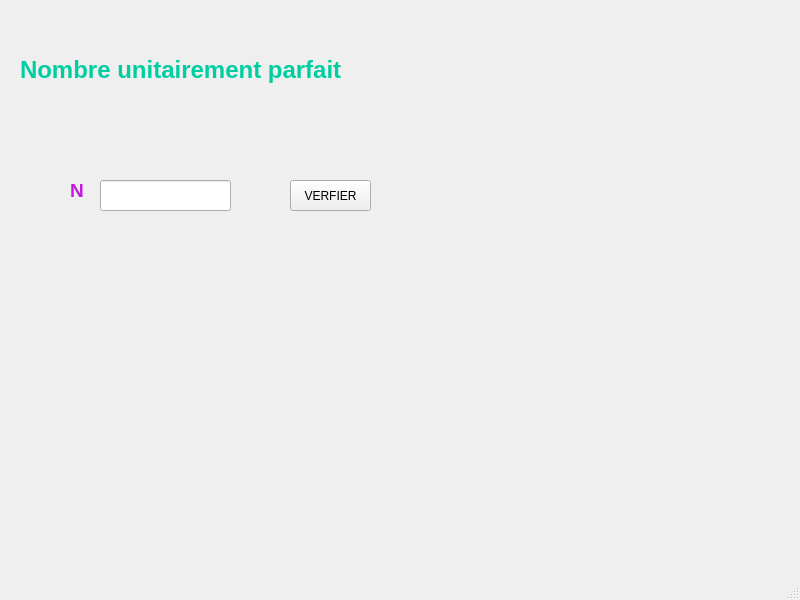
<?xml version="1.0" encoding="UTF-8"?>
<ui version="4.0">
 <class>MainWindow</class>
 <widget class="QMainWindow" name="MainWindow">
  <property name="geometry">
   <rect>
    <x>0</x>
    <y>0</y>
    <width>800</width>
    <height>600</height>
   </rect>
  </property>
  <property name="windowTitle">
   <string>MainWindow</string>
  </property>
  <widget class="QWidget" name="centralwidget">
   <widget class="QLabel" name="label">
    <property name="geometry">
     <rect>
      <x>20</x>
      <y>40</y>
      <width>371</width>
      <height>61</height>
     </rect>
    </property>
    <property name="text">
     <string>&lt;html&gt;&lt;head/&gt;&lt;body&gt;&lt;p&gt;&lt;span style=&quot; font-size:18pt; font-weight:600; color:#00cea1;&quot;&gt;Nombre unitairement parfait&lt;/span&gt;&lt;/p&gt;&lt;/body&gt;&lt;/html&gt;</string>
    </property>
   </widget>
   <widget class="QLabel" name="label_2">
    <property name="geometry">
     <rect>
      <x>70</x>
      <y>170</y>
      <width>21</width>
      <height>41</height>
     </rect>
    </property>
    <property name="text">
     <string>&lt;html&gt;&lt;head/&gt;&lt;body&gt;&lt;p&gt;&lt;span style=&quot; font-size:14pt; font-weight:600; color:#c017de;&quot;&gt;N&lt;/span&gt;&lt;/p&gt;&lt;/body&gt;&lt;/html&gt;</string>
    </property>
   </widget>
   <widget class="QLineEdit" name="inputN">
    <property name="geometry">
     <rect>
      <x>100</x>
      <y>180</y>
      <width>131</width>
      <height>31</height>
     </rect>
    </property>
   </widget>
   <widget class="QPushButton" name="btn">
    <property name="geometry">
     <rect>
      <x>290</x>
      <y>180</y>
      <width>81</width>
      <height>31</height>
     </rect>
    </property>
    <property name="text">
     <string>VERFIER</string>
    </property>
   </widget>
   <widget class="QLabel" name="aff">
    <property name="geometry">
     <rect>
      <x>130</x>
      <y>270</y>
      <width>301</width>
      <height>51</height>
     </rect>
    </property>
    <property name="text">
     <string/>
    </property>
   </widget>
  </widget>
  <widget class="QMenuBar" name="menubar">
   <property name="geometry">
    <rect>
     <x>0</x>
     <y>0</y>
     <width>800</width>
     <height>21</height>
    </rect>
   </property>
  </widget>
  <widget class="QStatusBar" name="statusbar"/>
 </widget>
 <resources/>
 <connections/>
</ui>
